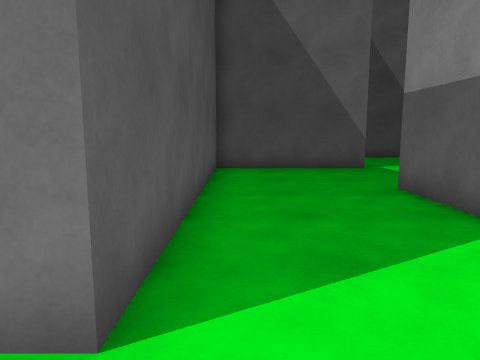
[1] (above)

15 first-person views from a walk through a scene from a Unity 3-D project. The camera is 1.3 m above the floor, tilts 8° down and sees 70° across. The floor is counted in squares, 1 m on a side. Each view is taken from the middle of a square. On the plan, view 1 faces up. The plan holds only what a view shows up to about 15 squares ahead; the rest is blank. The place goes on beyond the plan. The player character is not drawn.

[2]
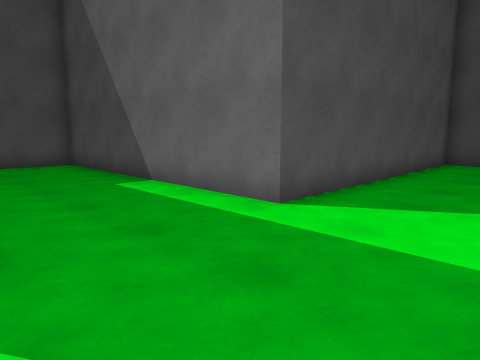

[3]
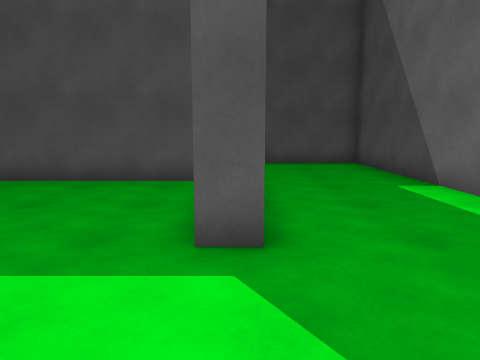

[4]
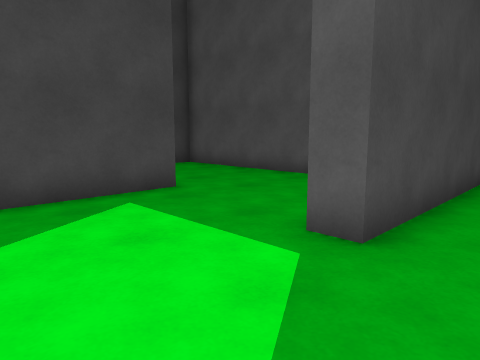

[5]
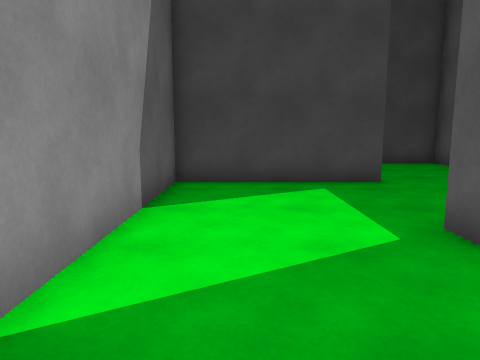

[6]
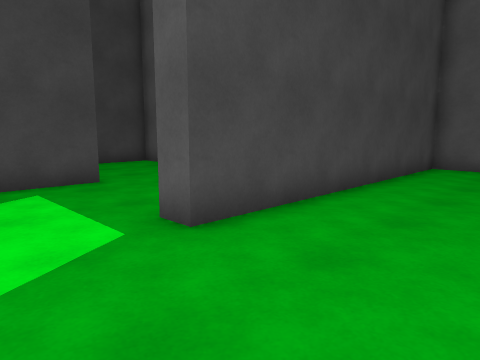

[7]
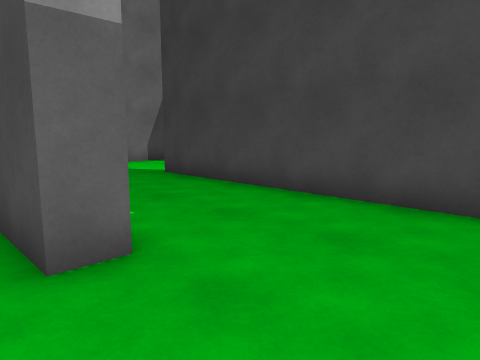

[8]
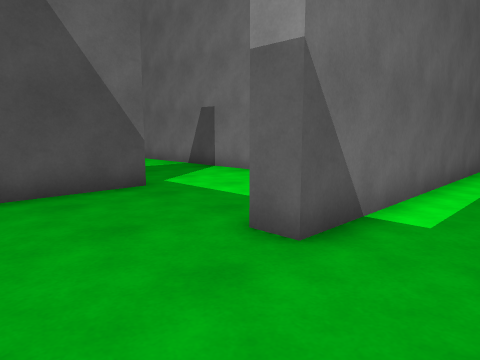

[9]
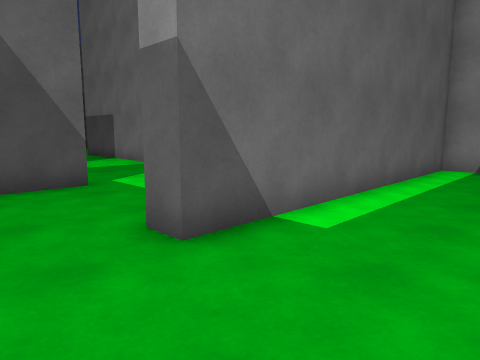

[10]
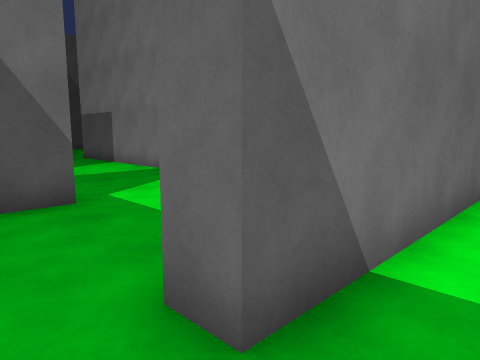

[11]
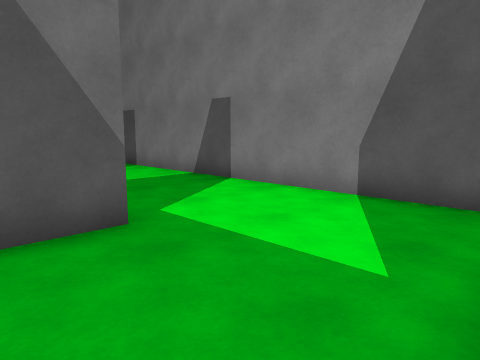

[12]
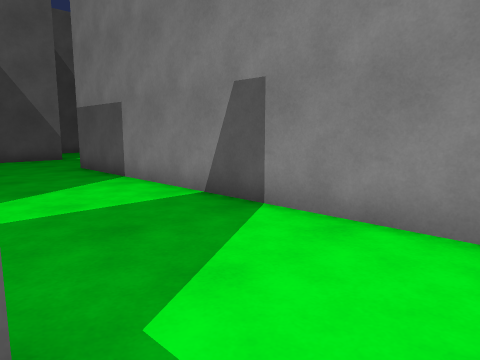

[13]
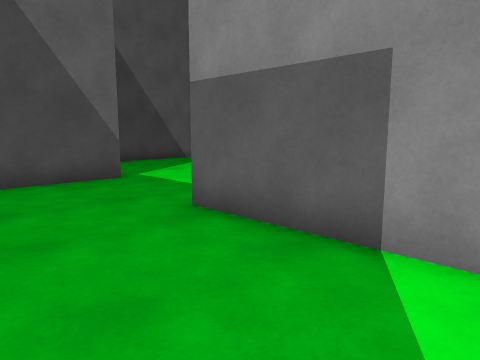

[14]
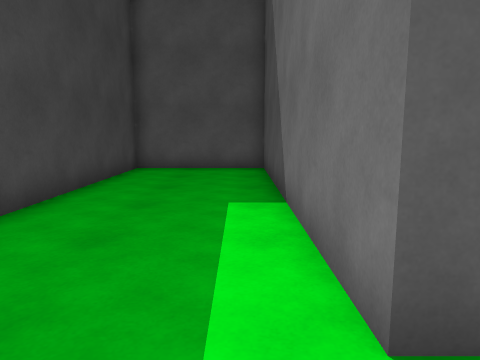

[15]
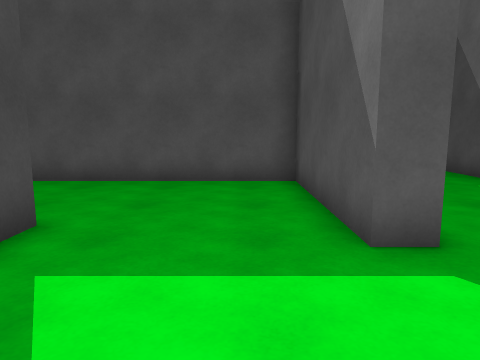

### Floor plan
Points are (right, up) in squares from view 1. A wall is a line through its corners. A room is listed if a view was taken in it or the views show most of it. See-through windows are left out.
Room 1 (views 1, 2, 3, 4, 5, 6, 7, 8, 9, 10, 11, 12, 13, 14, 15)
walls: (5.5, -8.7) (-1.7, -8.7) (-1.7, -7.8) (3.7, -7.8) (3.7, 8); (4.5, 12.3) (-0.8, 12.3) (-0.8, 1.9) (-11.3, 1.9) (-11.3, -2.7) (-0.8, -2.7) (-0.8, -3.5) (-6.1, -3.5) (-6.1, -13.2) (4.6, -13.2)
ways out: opening at (5, -13.5)

Where each view was taken, in squares from view 1:
view 1: 0 up, 0 right, facing up
view 2: 3 down, 3 right, facing up-left
view 3: 3 down, 3 right, facing left
view 4: 1 down, 3 right, facing down-left
view 5: 1 up, 2 right, facing down
view 6: 1 up, 2 right, facing down-left
view 7: 7 down, 5 left, facing down-right
view 8: 11 down, 5 left, facing up-right
view 9: 12 down, 4 left, facing up-right
view 10: 10 down, 3 left, facing up-right
view 11: 8 down, 3 left, facing up-right
view 12: 5 down, 1 left, facing up-right
view 13: 3 up, 0 right, facing up-right
view 14: 1 up, 1 right, facing left
view 15: 5 down, 3 right, facing left
